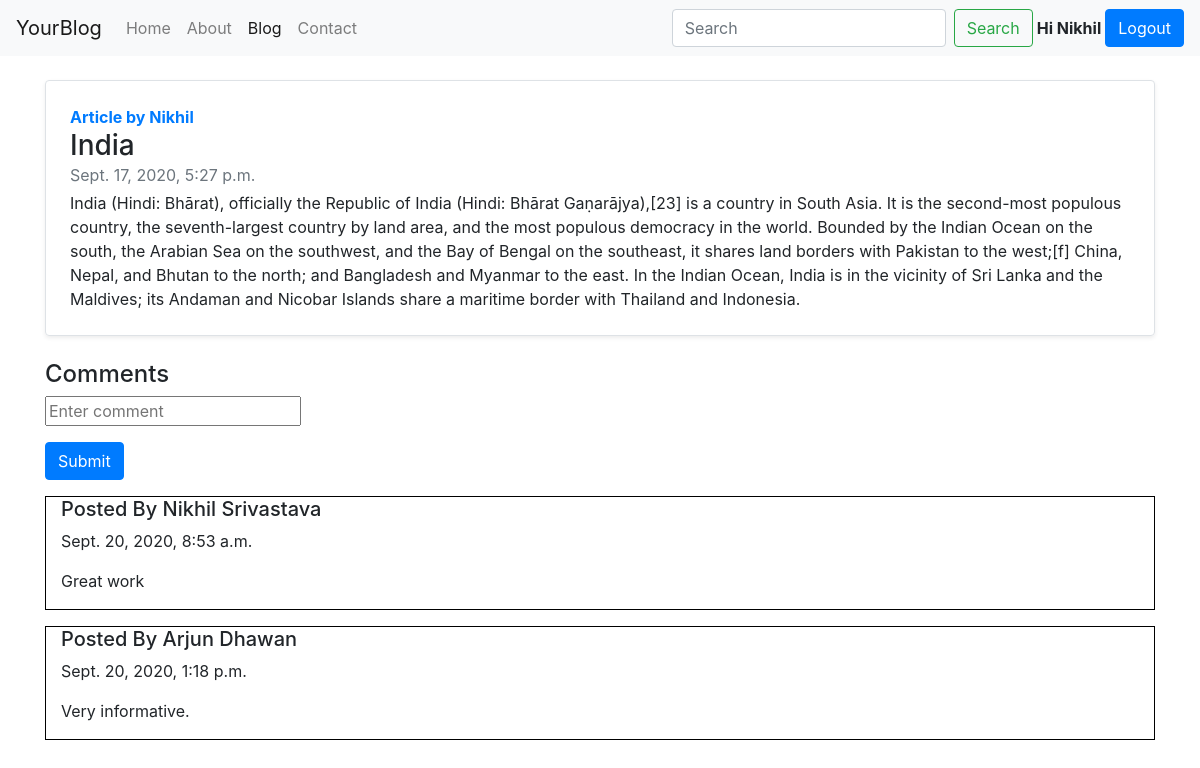
The page /blog/first (signed in) on the database its author committed.
### blog/models.py (models this page shows)
class Post(models.Model):
    sno = models.IntegerField()
    title = models.CharField(max_length=200)
    content = models.TextField()
    author = models.CharField(max_length=100)
    timeStamp = models.DateTimeField(blank=True)
    slug = models.CharField(max_length=200)

class BlogComment(models.Model):
    sno = models.AutoField(primary_key=True)
    comment = models.TextField()
    user = models.ForeignKey(User, on_delete=models.CASCADE)
    post = models.ForeignKey(Post, on_delete=models.CASCADE)
    parent = models.ForeignKey('self', on_delete=models.CASCADE, null=True)
    timeStamp = models.DateTimeField(default=now)

### blog/views.py (the view)
# urls.py: path('<str:slug>', views.blogpost, name='blogpost'),
def blogpost(request, slug):
    post = Post.objects.filter(slug=slug).first()
    comment = BlogComment.objects.filter(post=post)
    return render(request, 'blog/post.html', {'post': post, 'comment': comment})

### templates/blog/post.html (shortened to what this page needs)
{% extends 'base.html' %}{% block title %}Blog {% endblock title %}aaaaasssssas
{% block blogactive %}active {% endblock blogactive %}{% block body %}
<div class="container my-4">
  <div
    class="row no-gutters border rounded overflow-hidden flex-md-row mb-4 shadow-sm h-md-250 position-relative"
  >
    <div class="col p-4 d-flex flex-column position-static">
      <strong class="text-primary"
        >Article by <a href="/about">{{post.author}}</a></strong
      >
      <h3 class="mb-0">{{post.title}}</h3>
      <div class="mb-1 text-muted">{{post.timeStamp}}</div>
      <p class="card-text mb-auto">{{post.content}}</p>
    </div>
  </div>
</div>
<div class="container">
  <h4>Comments</h4>
  <form action="/blog/postcomment" method="post">
    <div class="form-group">
      <input type="text" name="comment" placeholder="Enter comment" />
    </div>
    <button class="btn btn-primary">Submit</button>
  </form>
  {% for c in comment %}
  <div class="col-md-12 my-3" style="border: 1px solid black">
    <h5>Posted By {{c.user.first_name}} {{ c.user.last_name}}</h5>
    <p>{{c.timeStamp}}</p>
    <p>{{c.comment}}</p>
  </div>
  {% endfor %}
</div>
{% endblock body %}

### templates/base.html (shortened to what this page needs)
<!DOCTYPE html>
<html lang="en">
  <head>
    <link
      rel="stylesheet"
      href="https://stackpath.bootstrapcdn.com/bootstrap/4.5.2/css/bootstrap.min.css"
    />
  </head>
  <body>
    <nav class="navbar navbar-expand-lg navbar-light bg-light">
      <a class="navbar-brand" href="/">YourBlog</a>
      <div class="collapse navbar-collapse" id="navbarSupportedContent">
        <ul class="navbar-nav mr-auto">
          <li class="nav-item {% block homeactive %} {% endblock homeactive %}">
            <a class="nav-link" href="/"
              >Home <span class="sr-only">(current)</span></a
            >
          </li>
          <li
            class="nav-item {% block aboutactive %} {% endblock aboutactive %}"
          >
            <a class="nav-link" href="/about">About</a>
          </li>
          <li class="nav-item {% block blogactive %} {% endblock blogactive %}">
            <a class="nav-link" href="/blog">Blog</a>
          </li>
          <li
            class="nav-item {% block contactactive %} {% endblock contactactive %}"
          >
            <a class="nav-link" href="/contact">Contact</a>
          </li>
        </ul>
        <form action="/search" method="get" class="form-inline my-2 my-lg-0">
          <input
            class="form-control mr-sm-2"
            type="search"
            placeholder="Search"
            aria-label="Search"
            name="search"
            id="search"
          />
          <button class="btn btn-outline-success my-2 my-sm-0" type="submit">
            Search
          </button>
        </form>
        {% if user.is_authenticated %}
        <strong style="margin-left: 4px"> Hi {{request.user}}</strong>
        <a href="/logout" class="btn btn-primary" style="margin-left: 4px">
          Logout</a
        >
        {% endif %}
      </div>
    </nav>
    {% block body %} {% endblock body %}
  </body>
</html>

### rows shown on the page
Post: author "Nikhil", title "India", timeStamp "Sept. 17, 2020, 5:27 p.m.", content "India (Hindi: Bhārat), officially the Republic of India (Hindi: Bhārat Gaṇarājya),[23] is a country in South Asia. It is the second-most populous country, the seventh-largest country by land area, and the most populous democracy in the world. Bounded by the Indian Ocean on the south, the Arabian Sea on the southwest, and the Bay of Bengal on the southeast, it shares land borders with Pakistan to the west;[f] China, Nepal, and Bhutan to the north; and Bangladesh and Myanmar to the east. In the Indian Ocean, India is in the vicinity of Sri Lanka and the Maldives; its Andaman and Nicobar Islands share a maritime border with Thailand and Indonesia."
BlogComment: user.first_name "Nikhil", user.last_name "Srivastava", timeStamp "Sept. 20, 2020, 8:53 a.m.", comment "Great work"
BlogComment: user.first_name "Arjun", user.last_name "Dhawan", timeStamp "Sept. 20, 2020, 1:18 p.m.", comment "Very informative."

### other values the page prints
{{ request.user }} "Nikhil"
